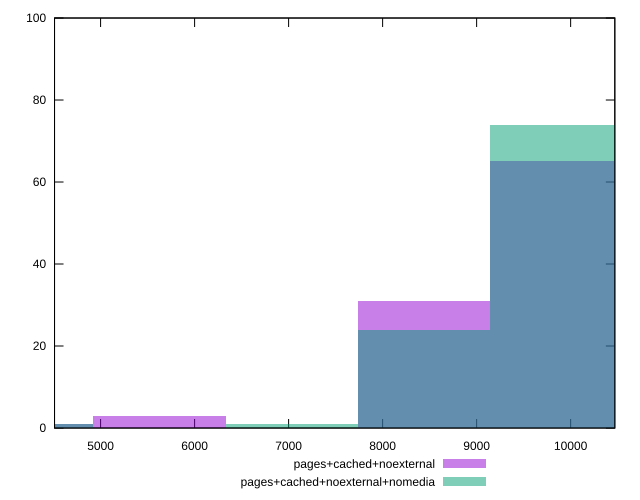

This chart was generated by the following gnuplot code:
reset

$pagesCachedNoexternal <<EOF
9846.110624791376 65
8439.523392678322 31
5626.348928452215 3
4219.761696339161 1
EOF

$pagesCachedNoexternalNomedia <<EOF
9846.110624791376 74
7032.936160565268 1
8439.523392678322 24
4219.761696339161 1
EOF

set key outside below
set boxwidth 1406.5872321130537
set xrange [4510:10470]
set yrange [0:100]
set trange [0:100]
set style fill transparent solid 0.5 noborder
set terminal svg size 640, 500 enhanced background rgb 'white'
set output "reprap/uses-text-compression/comparison/histogram/2_vs_3.svg"

plot $pagesCachedNoexternal title "pages+cached+noexternal" with boxes, \
     $pagesCachedNoexternalNomedia title "pages+cached+noexternal+nomedia" with boxes

reset
